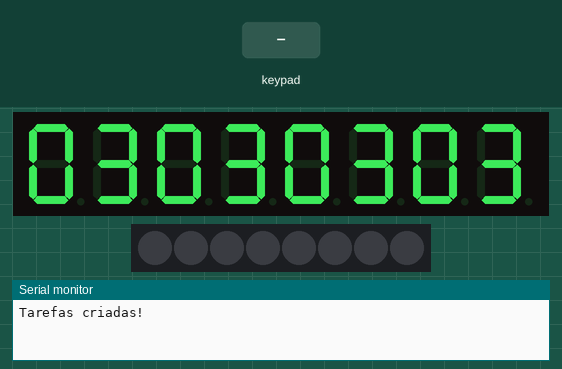
A sketch run on a simulated Arduino Uno, built with avr-gcc and run on an emulated ATmega328P. Parts: 8-digit seven-segment display, 8 RGB LEDs in strip order, left to right, the last lines printed to the serial monitor. The inputs (shaded band) are chosen by the test bench.

Above: at 1.2 s.
1.3 s: key '5' pressed
At 2.7 s:
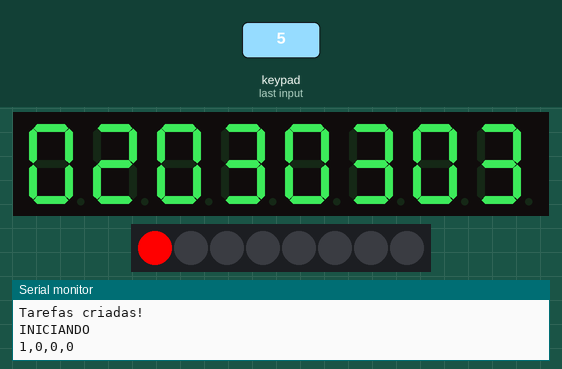
4.3 s: keypad keys 1 2 pressed 0.4 s apart
7.4 s: key '7' pressed
At 7.49 s:
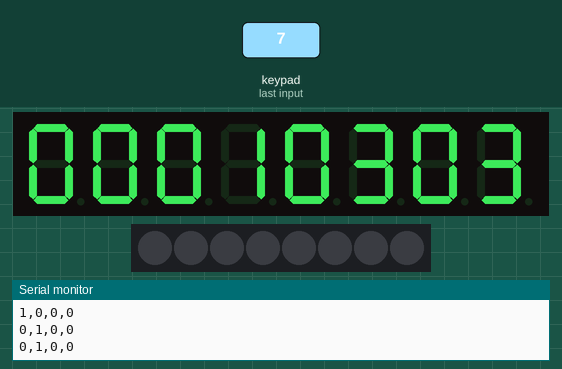
9.0 s: keypad keys 2 5 pressed 0.4 s apart
At 11.3 s:
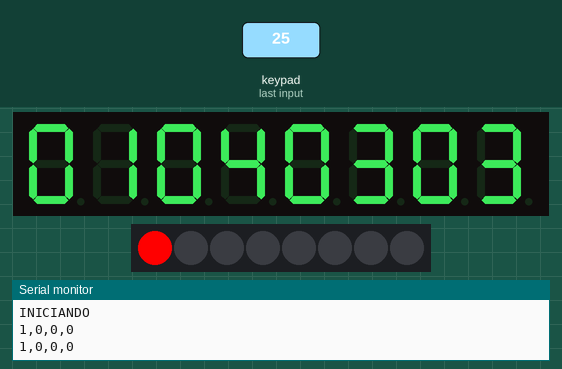
11.4 s: key '6' pressed
12.9 s: key '6' pressed
At 14.6 s:
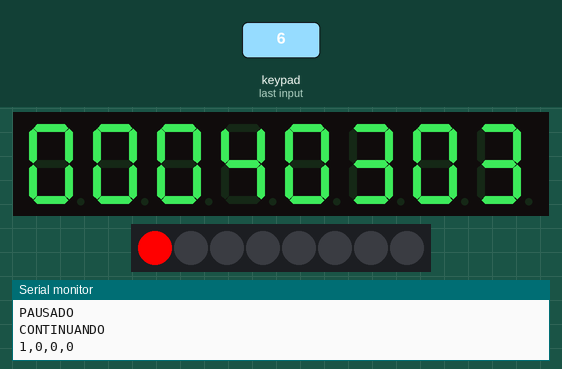
Timing chart, 0 to 16.9 s (numbered marks = the images above; inputs shaded):
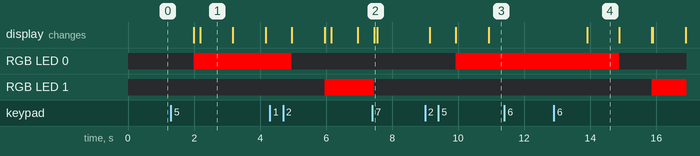

The sketch:

sequential-led.ino
```cpp
#include <Arduino_FreeRTOS.h>
#include <TM1638.h>

#define STB 11
#define CLK 12
#define DIO 13

#define BTN_SW1  0x01
#define BTN_SW2  0x02
#define BTN_SW3  0x04
#define BTN_SW4  0x08
#define BTN_SW5  0x10
#define BTN_SW6  0x20
#define BTN_SW7  0x40
#define BTN_SW8  0x80

#define DEBOUNCE_MS       50
#define TEMPO_MAXIMO      99
#define TEMPO_INICIAL     3

typedef enum {
  ESTADO_CONFIGURANDO,
  ESTADO_EXECUTANDO,
  ESTADO_PAUSADO
} EstadoSistema_t;

TM1638 tm(CLK, DIO, STB);

volatile uint8_t tempoLED[4] = {TEMPO_INICIAL, TEMPO_INICIAL, TEMPO_INICIAL, TEMPO_INICIAL};
volatile uint8_t tempoLEDBackup[4] = {TEMPO_INICIAL, TEMPO_INICIAL, TEMPO_INICIAL, TEMPO_INICIAL};
volatile uint8_t tempoRestante = 0;
volatile EstadoSistema_t estadoAtual = ESTADO_CONFIGURANDO;
volatile int8_t ledAtivo = -1;
volatile uint8_t estadoLEDs[4] = {0, 0, 0, 0};

void TaskLeituraBotoes(void *pvParameters);
void TaskControleLEDs(void *pvParameters);
void TaskAtualizaDisplay(void *pvParameters);
void TaskComunicacaoSerial(void *pvParameters);

void atualizarDisplayTempos(void);
void apagarTodosLEDs(void);
void salvarTemposBackup(void);
void restaurarTemposBackup(void);
void mostrarTempoNoDisplay(uint8_t posicaoLED, uint8_t tempo);

void setup() {
  Serial.begin(9600);

  tm.reset();
  tm.displaySetBrightness(PULSE14_16);

  atualizarDisplayTempos();

  xTaskCreate(TaskLeituraBotoes, "Botoes", 150, NULL, 1, NULL);
  xTaskCreate(TaskControleLEDs, "LEDs", 150, NULL, 2, NULL);
  xTaskCreate(TaskAtualizaDisplay, "Display", 150, NULL, 1, NULL);
  xTaskCreate(TaskComunicacaoSerial, "Serial", 150, NULL, 1, NULL);


  Serial.println(F("Tarefas criadas!"));
}

void loop() {


}


void TaskLeituraBotoes(void *pvParameters) {
  (void) pvParameters;

  uint8_t botaoAnterior = 0;
  uint8_t botaoAtual = 0;

  for (;;) {
    botaoAtual = tm.getButtons();

    if (botaoAtual != botaoAnterior) {
      vTaskDelay(pdMS_TO_TICKS(DEBOUNCE_MS));
      botaoAtual = tm.getButtons();

      if (botaoAtual != botaoAnterior) {
        uint8_t botoesNovos = botaoAtual & ~botaoAnterior;
        if (estadoAtual == ESTADO_CONFIGURANDO) {
          bool decrementar = (botaoAtual & BTN_SW8);

          if (botoesNovos & BTN_SW1) {
            if (decrementar && tempoLED[0] > 0) {
              tempoLED[0]--;
            } else if (!decrementar && tempoLED[0] < TEMPO_MAXIMO) {
              tempoLED[0]++;
            }
          }

          if (botoesNovos & BTN_SW2) {
            if (decrementar && tempoLED[1] > 0) {
              tempoLED[1]--;
            } else if (!decrementar && tempoLED[1] < TEMPO_MAXIMO) {
              tempoLED[1]++;
            }
          }
          if (botoesNovos & BTN_SW3) {
            if (decrementar && tempoLED[2] > 0) {
              tempoLED[2]--;
            } else if (!decrementar && tempoLED[2] < TEMPO_MAXIMO) {
              tempoLED[2]++;
            }
          }

          if (botoesNovos & BTN_SW4) {
            if (decrementar && tempoLED[3] > 0) {
              tempoLED[3]--;
            } else if (!decrementar && tempoLED[3] < TEMPO_MAXIMO) {
              tempoLED[3]++;
            }
          }

          if (botoesNovos & BTN_SW5) {
            Serial.println(F("INICIANDO"));
            salvarTemposBackup();
            ledAtivo = 0;
            tempoRestante = tempoLED[0];
            estadoAtual = ESTADO_EXECUTANDO;
          }

          if (botoesNovos & BTN_SW7) {
            for (int i = 0; i < 4; i++) {
              tempoLED[i] = 0;
            }
          }
        }
        else if (estadoAtual == ESTADO_EXECUTANDO) {
          if (botoesNovos & BTN_SW6) {
            Serial.println(F("PAUSADO"));
            estadoAtual = ESTADO_PAUSADO;
          }

          if (botoesNovos & BTN_SW7) {
            restaurarTemposBackup();
            apagarTodosLEDs();
            ledAtivo = -1;
            estadoAtual = ESTADO_CONFIGURANDO;
          }
        }
        else if (estadoAtual == ESTADO_PAUSADO) {
          if (botoesNovos & BTN_SW6) {
            Serial.println(F("CONTINUANDO"));
            estadoAtual = ESTADO_EXECUTANDO;
          }
          if (botoesNovos & BTN_SW7) {
            restaurarTemposBackup();
            apagarTodosLEDs();
            ledAtivo = -1;
            estadoAtual = ESTADO_CONFIGURANDO;
          }
        }

        botaoAnterior = botaoAtual;
      }
    }

    vTaskDelay(pdMS_TO_TICKS(20));
  }
}

void TaskControleLEDs(void *pvParameters){
  (void) pvParameters;

  for (;;){
    if (estadoAtual == ESTADO_EXECUTANDO) {
      if (ledAtivo >= 0 && ledAtivo < 4) {

        for (int i = 0; i < 4; i++) {
          estadoLEDs[i] = (i == ledAtivo) ? 1 : 0;
        }

        tm.writeLed(ledAtivo + 1, 1);

        if (tempoRestante > 0) {
          tempoRestante--;
        } else {
          tm.writeLed(ledAtivo + 1, 0);
          ledAtivo++;

          if (ledAtivo >= 4) {
            Serial.println(F("FIM"));
            for (int i = 0; i < 4; i++) {
              estadoLEDs[i] = 0;
            }
            apagarTodosLEDs();
            ledAtivo = -1;
            estadoAtual = ESTADO_CONFIGURANDO;
          } else {
            tempoRestante = tempoLED[ledAtivo];
          }
        }
      }
    }

    vTaskDelay(pdMS_TO_TICKS(1000));
  }
}

void TaskAtualizaDisplay(void *pvParameters) {
  (void) pvParameters;

  for (;;) {
    if (estadoAtual == ESTADO_CONFIGURANDO) {
      atualizarDisplayTempos();
    } else {
      for (int i = 0; i < 4; i++){
        uint8_t tempo;

        if (i == ledAtivo) {
          tempo = tempoRestante;
        } else if (i < ledAtivo){
          tempo = 0;
        } else {
          tempo = tempoLED[i];
        }

        mostrarTempoNoDisplay(i, tempo);
      }
    }

    vTaskDelay(pdMS_TO_TICKS(200));
  }
}

void TaskComunicacaoSerial(void *pvParameters) {
  (void) pvParameters;

  for (;;) {
    if (estadoAtual == ESTADO_EXECUTANDO) {
      Serial.print(estadoLEDs[0]);
      Serial.print(F(","));
      Serial.print(estadoLEDs[1]);
      Serial.print(F(","));
      Serial.print(estadoLEDs[2]);
      Serial.print(F(","));
      Serial.println(estadoLEDs[3]);
    }


    vTaskDelay(pdMS_TO_TICKS(1000));
  }
}

void mostrarTempoNoDisplay(uint8_t posicaoLED, uint8_t tempo) {
  uint8_t pos = (3 - posicaoLED) * 2;
  tm.displayVal(pos, tempo % 10);
  tm.displayVal(pos + 1, tempo / 10);
}


void atualizarDisplayTempos() {
  for (int i = 0; i < 4; i++) {
    mostrarTempoNoDisplay(i, tempoLED[i]);
  }
}


void apagarTodosLEDs() {
  for (int i = 1; i <= 4; i++) {
    tm.writeLed(i, 0);
  }
}

void salvarTemposBackup() {
  for (int i = 0; i < 4; i++) {
    tempoLEDBackup[i] = tempoLED[i];
  }
}

void restaurarTemposBackup() {
  for (int i = 0; i < 4; i++) {
    tempoLED[i] = tempoLEDBackup[i];
  }
}
```

Measured:
- after the input at 1.3 s, RGB LED 0: off → RGB(255, 0, 0) after 0.69 s
- after the input at 9.0 s, RGB LED 0: off → RGB(255, 0, 0) after 0.92 s; the display: first changes after 0.14 s (image 3 shows a later state)
- after the input at 12.9 s, RGB LED 0: RGB(255, 0, 0) → off after 2.0 s; RGB LED 1: off → RGB(255, 0, 0) after 3.0 s; the display: changes after 1.0 s (image 4)
- what the display in image 1 shows lasts 1.0 s, from 2.2 s to 3.2 s
